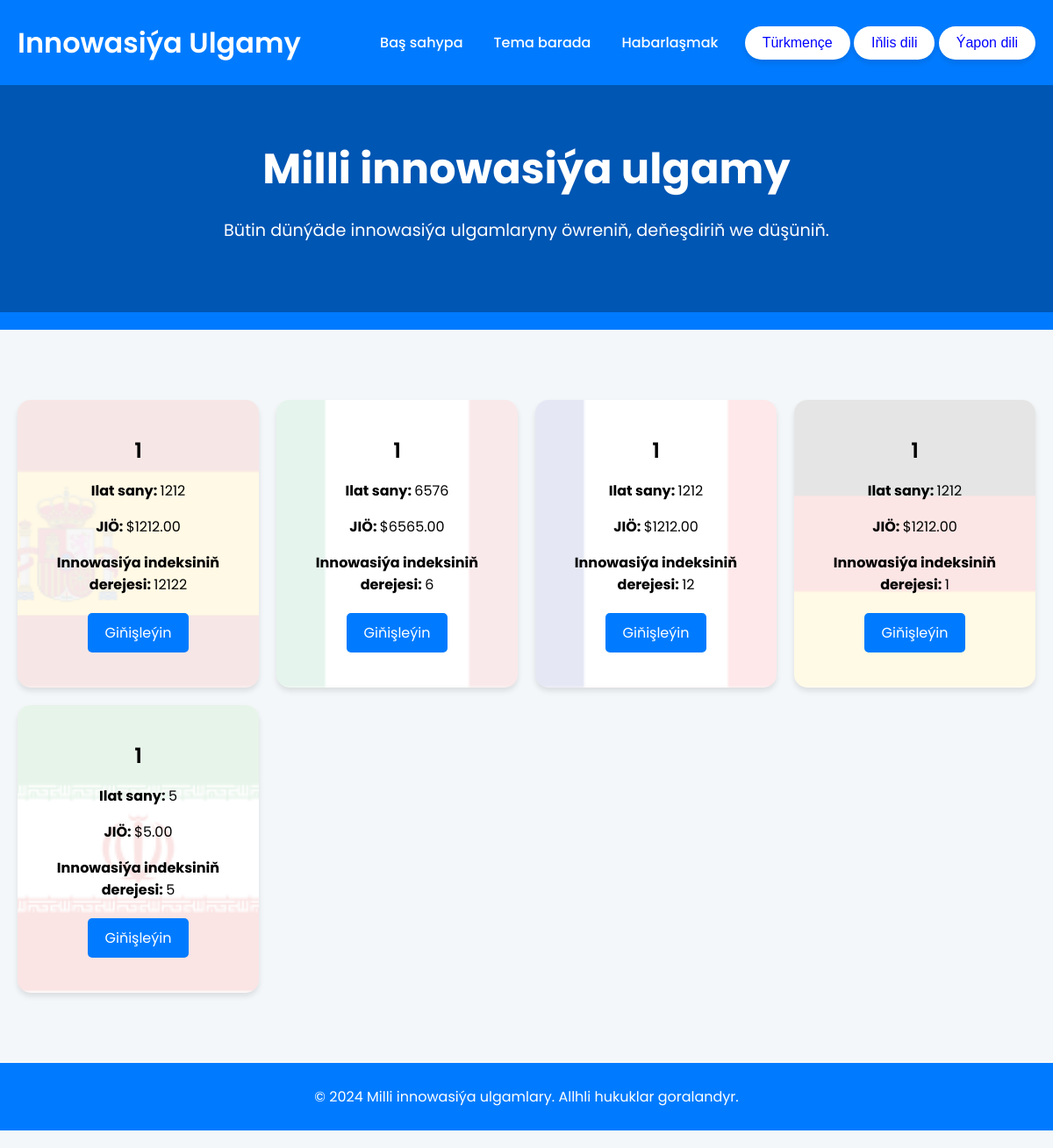
The app's page /tk with its own data.
### Nis_app/models.py (models this page shows, shortened)
class Country(models.Model):
    name_tk = models.CharField(max_length=100)
    name_en = models.CharField(max_length=100)
    name_ja = models.CharField(max_length=100)
    population = models.BigIntegerField()
    flag = models.ImageField(upload_to="flags/", blank=True, null=True)
    gdp = models.DecimalField(max_digits=15, decimal_places=2)
    innovation_index_rank = models.IntegerField()
    description_tk = models.TextField()
    description_en = models.TextField()
    description_ja = models.TextField()
    huge_data_tk = models.TextField()
    huge_data_en = models.TextField()
    huge_data_ja = models.TextField()

### Nis_app/views.py (the view)
# urls.py: 2. Add a URL to urlpatterns:  path('', views.home, name='home')
def home(request, lg):
    countries = Country.objects.all()
    return render(request, 'home.html', {'countries': countries, "LANGUAGE_CODE":lg})

### templates/home.html (shortened to what this page needs)
{% load static %}
<!DOCTYPE html>
<html lang="en">
<head>
    <link rel="stylesheet" href="{% static 'css/style.css' %}">
</head>
<body>
    <header class="header" style="margin-top:-20px">
        {% include "header.html" %}
        <section class="hero">
            {% if LANGUAGE_CODE == 'tk' %}
                <h2 class="hero-title">Milli innowasiýa ulgamy</h2>
                <p class="hero-text">Bütin dünýäde innowasiýa ulgamlaryny öwreniň, deňeşdiriň we düşüniň.</p>
                {% elif LANGUAGE_CODE == 'en' %}
                <h2 class="hero-title">National Innovation Systems</h2>
                <p class="hero-text">Explore, compare, and understand innovation systems around the world.</p>
            {% elif LANGUAGE_CODE == 'ja' %}
            <h2 class="hero-title">国家イノベーションシステム</h2>
            <p class="hero-text">世界中のイノベーション システムを探索、比較、理解します。</p>
            {% else %}
            <h2 class="hero-title">National Innovation Systems</h2>
            <p class="hero-text">Explore, compare, and understand innovation systems around the world.</p>
            {% endif %}
        </section>
    </header>
    <main class="container">
        <section class="country-grid">
            {% for country in countries %}
            <div class="country-card">
                <div class="background-image" style="background-image: url({{ country.flag.url }});"></div>
                <div class="country-card-content">
                    <h3 class="country-name">
                        {% if LANGUAGE_CODE == 'tk' %}
                            {{ country.name_tk }}
                        {% elif LANGUAGE_CODE == 'en' %}
                            {{ country.name_en }}
                        {% elif LANGUAGE_CODE == 'ja' %}
                            {{ country.name_ja }}
                        {% else %}
                            {{ country.name_en }}
                        {% endif %}
                    </h3>
                    <p class="country-population"><strong>
                        {% if LANGUAGE_CODE == 'tk' %}
                            Ilat sany:
                        {% elif LANGUAGE_CODE == 'en' %}
                            Population:
                        {% elif LANGUAGE_CODE == 'ja' %}
                            人口:
                        {% else %}
                            Population:
                        {% endif %}
                    </strong> {{ country.population }}</p>
                    <p class="country-gdp"><strong>
                        {% if LANGUAGE_CODE == 'tk' %}
                            JIÖ:
                        {% elif LANGUAGE_CODE == 'en' %}
                            GDP:
                        {% elif LANGUAGE_CODE == 'ja' %}
                            国内総生産:
                        {% else %}
                            Population:
                        {% endif %}
                    </strong> ${{ country.gdp }}</p>
                    <p class="country-index"><strong>
                        {% if LANGUAGE_CODE == 'tk' %}
                            Innowasiýa indeksiniň derejesi:
                        {% elif LANGUAGE_CODE == 'en' %}
                            Innovation Index Rank:
                        {% elif LANGUAGE_CODE == 'ja' %}
                            イノベーションインデックスランク:
                        {% else %}
                            Innovation Index Rank:
                        {% endif %}
                    </strong> {{ country.innovation_index_rank }}</p>
                    <a href="{% url 'country_detail' country.pk LANGUAGE_CODE %}" class="btn">
                        {% if LANGUAGE_CODE == 'tk' %}
                            Giňişleýin
                        {% elif LANGUAGE_CODE == 'en' %}
                            Learn More
                        {% elif LANGUAGE_CODE == 'ja' %}
                            もっと詳しく知る
                        {% else %}
                            Learn More
                        {% endif %}
                    </a>
                </div>
            </div>
            {% endfor %}
        </section>
    </main>
    <footer class="footer">
        <p>
            {% if LANGUAGE_CODE == 'tk' %}
                &copy; 2024 Milli innowasiýa ulgamlary. Allhli hukuklar goralandyr.
            {% elif LANGUAGE_CODE == 'en' %}
                &copy; 2024 National Innovation Systems. All Rights Reserved.
            {% elif LANGUAGE_CODE == 'ja' %}
                &copy; 2024 年の国家イノベーション システム。無断転載を禁じます。
            {% else %}
                &copy; 2024 National Innovation Systems. All Rights Reserved.
            {% endif %}
        </p>
    </footer>
</body>
</html>

### templates/header.html (shortened to what this page needs)
<!DOCTYPE html>
<html lang="en">
<head>
</head>
<body>
    <header class="header">
        <nav class="navbar">
            {% if LANGUAGE_CODE == 'tk' %}
                <h1 class="logo">Innowasiýa Ulgamy</h1>
            {% elif LANGUAGE_CODE == 'en' %}
                <h1 class="logo">Innovation Systems</h1>
            {% elif LANGUAGE_CODE == 'ja' %}
                <h1 class="logo">イノベーションシステム</h1>
            {% else %}
                <h1 class="logo">Innovation Systems</h1>
            {% endif %}
            <ul class="nav-links">
                {% if LANGUAGE_CODE == 'tk' %}
                    <li><a href="{% url 'home' LANGUAGE_CODE %}">Baş sahypa</a></li>
                    <li><a href="{% url 'about_theme' LANGUAGE_CODE %}">Tema barada</a></li>
                    <li><a href="{% url 'message' LANGUAGE_CODE %}">Habarlaşmak</a></li>
                {% elif LANGUAGE_CODE == 'en' %}
                    <li><a href="{% url 'home' LANGUAGE_CODE %}">Home</a></li>
                    <li><a href="{% url 'about_theme' LANGUAGE_CODE %}">About</a></li>
                    <li><a href="{% url 'message' LANGUAGE_CODE %}">Contact</a></li>
                {% elif LANGUAGE_CODE == 'ja' %}
                    <li><a href="{% url 'home' LANGUAGE_CODE %}">家</a></li>
                    <li><a href="{% url 'about_theme' LANGUAGE_CODE %}">について</a></li>
                    <li><a href="{% url 'message' LANGUAGE_CODE %}">接触</a></li>
                {% else %}
                    <li><a href="{% url 'home' LANGUAGE_CODE %}">Home</a></li>
                    <li><a href="{% url 'about_theme' LANGUAGE_CODE %}">About</a></li>
                    <li><a href="{% url 'message' LANGUAGE_CODE %}">Contact</a></li>
                {% endif %}
            </ul>
            <div>
                {% if LANGUAGE_CODE == 'tk' %}
                    <a href="{% url 'home' 'tk' %}"><button class='but'>Türkmençe</button></a>
                    <a href="{% url 'home' 'en' %}"><button class='but'>Iňlis dili</button></a>
                    <a href="{% url 'home' 'ja' %}"><button class='but'>Ýapon dili</button></a>
                {% elif LANGUAGE_CODE == 'en' %}
                    <a href="{% url 'home' 'tk' %}"><button class='but'>Turkmen</button></a>
                    <a href="{% url 'home' 'en' %}"><button class='but'>English</button></a>
                    <a href="{% url 'home' 'ja' %}"><button class='but'>Japanese</button></a>
                {% elif LANGUAGE_CODE == 'ja' %}
                    <a href="{% url 'home' 'tk' %}"><button class='but'>トルクメン語</button></a>
                    <a href="{% url 'home' 'en' %}"><button class='but'>英語</button></a>
                    <a href="{% url 'home' 'ja' %}"><button class='but'>日本語</button></a>
                {% else %}
                    <a href="{% url 'home' 'tk' %}"><button class='but'>Turkmen</button></a>
                    <a href="{% url 'home' 'en' %}"><button class='but'>English</button></a>
                    <a href="{% url 'home' 'ja' %}"><button class='but'>Japanese</button></a>
                {% endif %}
            </div>
        </nav>
    </header>
</body>
</html>

### static/css/style.css (style rules this page uses)
body { font-family: 'Poppins', sans-serif; background-color: #f8f9fa; color: #343a40; margin: 0; padding: 0; }
a { text-decoration: none; color: #fff; }
h1, h2, h3 { margin: 0; }
.header { background-color: #007bff; color: white; padding: 20px; text-align: center; }
.navbar { display: flex; justify-content: space-between; align-items: center; }
.navbar .logo { font-size: 2rem; font-weight: 600; }
.navbar .nav-links { list-style: none; display: flex; gap: 15px; }
.navbar .nav-links li a { color: white; font-weight: 500; }
.hero { padding: 60px 20px; background-color: #0056b3; color: white; }
.hero-title { font-size: 3rem; margin-bottom: 10px; }
.hero-text { font-size: 1.2rem; }
.container { max-width: 1200px; margin: 40px auto; padding: 0 20px; }
.country-grid { display: grid; grid-template-columns: repeat(auto-fit, minmax(250px, 1fr)); gap: 20px; }
.country-card { position: relative; background-color: #ffffff; border-radius: 15px; box-shadow: 0 4px 6px rgba(0, 0, 0, 0.1); padding: 20px; text-align: center; transition: transform 0.3s ease; }
.country-name { font-size: 1.5rem; font-weight: 600; margin-bottom: 10px; }
.country-population, .country-gdp, .country-index { font-size: 1rem; margin-bottom: 10px; }
.btn { background-color: #007bff; color: white; padding: 10px 20px; border-radius: 5px; display: inline-block; margin-top: 10px; transition: background-color 0.3s ease; }
.footer { background-color: #007bff; color: white; padding: 20px; text-align: center; position: relative; bottom: 0; }
body { font-family: 'Poppins', sans-serif; margin: 0; padding: 0; background-color: #f4f7f9; color: #333; }
.header { background-color: #007bff; color: white; padding: 20px 0; }
.navbar { display: flex; justify-content: space-between; align-items: center; padding: 0 20px; }
.nav-links { list-style: none; display: flex; }
.nav-links li { margin-left: 20px; }
.nav-links a { color: white; text-decoration: none; font-weight: 600; }
.container { padding: 40px 20px; }
.footer { background-color: #007bff; color: white; text-align: center; padding: 10px 0; position: relative; bottom: 0; width: 100%; }
.background-image { position: absolute; top: 0; left: 0; width: 100%; height: 100%; background-size: cover; background-position: center; border-radius: 15px; opacity: 0.1; z-index: 1; }
.country-card-content { position: relative; z-index: 2; color: black; padding: 20px; }

### templates/header.html (style rules this page uses)
.but { background-color: white; color: blue; border: none; padding: 10px 20px; font-size: 16px; cursor: pointer; border-radius: 30px; box-shadow: 0 4px 6px rgba(0, 0, 0, 0.1); transition: all 0.3s ease; font-weight: 500; }

### records on screen
Country: flag (picture), name_tk "1", population "1212", gdp "1212.00", innovation_index_rank "12122"
Country: flag (picture), name_tk "1", population "6576", gdp "6565.00", innovation_index_rank "6"
Country: flag (picture), name_tk "1", population "1212", gdp "1212.00", innovation_index_rank "12"
Country: flag (picture), name_tk "1", population "1212", gdp "1212.00", innovation_index_rank "1"
Country: flag (picture), name_tk "1", population "5", gdp "5.00", innovation_index_rank "5"
